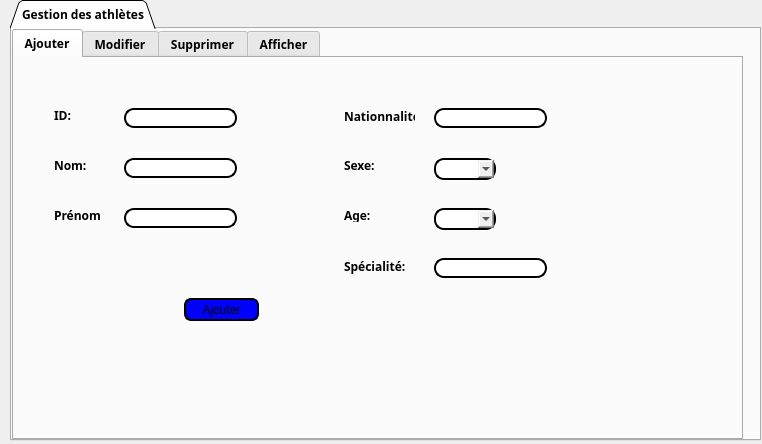
<?xml version="1.0" encoding="UTF-8"?>
<ui version="4.0">
 <class>Dialog</class>
 <widget class="QDialog" name="Dialog">
  <property name="geometry">
   <rect>
    <x>0</x>
    <y>0</y>
    <width>762</width>
    <height>444</height>
   </rect>
  </property>
  <property name="windowTitle">
   <string>Dialog</string>
  </property>
  <widget class="QTabWidget" name="tabWidget">
   <property name="geometry">
    <rect>
     <x>10</x>
     <y>0</y>
     <width>751</width>
     <height>441</height>
    </rect>
   </property>
   <property name="font">
    <font>
     <family>Arial Nova Cond</family>
     <pointsize>9</pointsize>
     <weight>75</weight>
     <bold>true</bold>
    </font>
   </property>
   <property name="tabPosition">
    <enum>QTabWidget::North</enum>
   </property>
   <property name="tabShape">
    <enum>QTabWidget::Triangular</enum>
   </property>
   <property name="currentIndex">
    <number>0</number>
   </property>
   <widget class="QWidget" name="tab">
    <attribute name="title">
     <string>Gestion des athlètes</string>
    </attribute>
    <widget class="QTabWidget" name="tabWidget_2">
     <property name="geometry">
      <rect>
       <x>0</x>
       <y>0</y>
       <width>731</width>
       <height>411</height>
      </rect>
     </property>
     <property name="tabPosition">
      <enum>QTabWidget::North</enum>
     </property>
     <property name="tabShape">
      <enum>QTabWidget::Rounded</enum>
     </property>
     <property name="currentIndex">
      <number>0</number>
     </property>
     <widget class="QWidget" name="tab_2">
      <attribute name="title">
       <string>Ajouter</string>
      </attribute>
      <widget class="QLabel" name="label_4">
       <property name="geometry">
        <rect>
         <x>40</x>
         <y>150</y>
         <width>47</width>
         <height>14</height>
        </rect>
       </property>
       <property name="text">
        <string>Prénom:</string>
       </property>
      </widget>
      <widget class="QLabel" name="label_5">
       <property name="geometry">
        <rect>
         <x>330</x>
         <y>100</y>
         <width>47</width>
         <height>14</height>
        </rect>
       </property>
       <property name="text">
        <string>Sexe:</string>
       </property>
      </widget>
      <widget class="QPushButton" name="pushButton_Ajouter">
       <property name="geometry">
        <rect>
         <x>170</x>
         <y>240</y>
         <width>75</width>
         <height>23</height>
        </rect>
       </property>
       <property name="styleSheet">
        <string notr="true">background-color:blue;
color:black;
border-style:outset;
border-width: 2px;
border-radius: 7px</string>
       </property>
       <property name="text">
        <string>Ajouter</string>
       </property>
      </widget>
      <widget class="QLabel" name="label_6">
       <property name="geometry">
        <rect>
         <x>330</x>
         <y>150</y>
         <width>47</width>
         <height>14</height>
        </rect>
       </property>
       <property name="text">
        <string>Age:</string>
       </property>
      </widget>
      <widget class="QLabel" name="label_7">
       <property name="geometry">
        <rect>
         <x>40</x>
         <y>100</y>
         <width>47</width>
         <height>14</height>
        </rect>
       </property>
       <property name="text">
        <string>Nom:</string>
       </property>
      </widget>
      <widget class="QLineEdit" name="lineEdit_Nom_ajout">
       <property name="geometry">
        <rect>
         <x>110</x>
         <y>100</y>
         <width>113</width>
         <height>20</height>
        </rect>
       </property>
       <property name="styleSheet">
        <string notr="true">color:black;
border-style:outset;
border-width: 2px;
border-radius: 10px</string>
       </property>
      </widget>
      <widget class="QLabel" name="label_8">
       <property name="geometry">
        <rect>
         <x>330</x>
         <y>50</y>
         <width>71</width>
         <height>16</height>
        </rect>
       </property>
       <property name="text">
        <string>Nationnalité:</string>
       </property>
      </widget>
      <widget class="QLineEdit" name="lineEdit_prenom_ajout">
       <property name="geometry">
        <rect>
         <x>110</x>
         <y>150</y>
         <width>113</width>
         <height>20</height>
        </rect>
       </property>
       <property name="styleSheet">
        <string notr="true">color:black;
border-style:outset;
border-width: 2px;
border-radius: 10px</string>
       </property>
      </widget>
      <widget class="QComboBox" name="comboBox_sexe_ajout">
       <property name="geometry">
        <rect>
         <x>420</x>
         <y>100</y>
         <width>62</width>
         <height>22</height>
        </rect>
       </property>
       <property name="styleSheet">
        <string notr="true">color:black;
border-style:outset;
border-width: 2px;
border-radius: 10px</string>
       </property>
       <item>
        <property name="text">
         <string/>
        </property>
       </item>
       <item>
        <property name="text">
         <string>Masculin</string>
        </property>
       </item>
       <item>
        <property name="text">
         <string>Feminin</string>
        </property>
       </item>
       <item>
        <property name="text">
         <string>Autre</string>
        </property>
       </item>
      </widget>
      <widget class="QLineEdit" name="lineEdit_nation_ajout">
       <property name="geometry">
        <rect>
         <x>420</x>
         <y>50</y>
         <width>113</width>
         <height>20</height>
        </rect>
       </property>
       <property name="styleSheet">
        <string notr="true">color:black;
border-style:outset;
border-width: 2px;
border-radius: 10px</string>
       </property>
      </widget>
      <widget class="QComboBox" name="comboBox_age_ajout">
       <property name="geometry">
        <rect>
         <x>420</x>
         <y>150</y>
         <width>62</width>
         <height>22</height>
        </rect>
       </property>
       <property name="styleSheet">
        <string notr="true">color:black;
border-style:outset;
border-width: 2px;
border-radius: 10px</string>
       </property>
      </widget>
      <widget class="QLabel" name="label_9">
       <property name="geometry">
        <rect>
         <x>40</x>
         <y>50</y>
         <width>47</width>
         <height>14</height>
        </rect>
       </property>
       <property name="text">
        <string>ID:</string>
       </property>
      </widget>
      <widget class="QLineEdit" name="lineEdit_ID_ajout">
       <property name="geometry">
        <rect>
         <x>110</x>
         <y>50</y>
         <width>113</width>
         <height>20</height>
        </rect>
       </property>
       <property name="styleSheet">
        <string notr="true">color:black;
border-style:outset;
border-width: 2px;
border-radius: 10px</string>
       </property>
      </widget>
      <widget class="QLabel" name="label_14">
       <property name="geometry">
        <rect>
         <x>330</x>
         <y>200</y>
         <width>61</width>
         <height>16</height>
        </rect>
       </property>
       <property name="text">
        <string>Spécialité:</string>
       </property>
      </widget>
      <widget class="QLineEdit" name="lineEdit_specielite_ajout">
       <property name="geometry">
        <rect>
         <x>420</x>
         <y>200</y>
         <width>113</width>
         <height>20</height>
        </rect>
       </property>
       <property name="styleSheet">
        <string notr="true">color:black;
border-style:outset;
border-width: 2px;
border-radius: 10px</string>
       </property>
      </widget>
     </widget>
     <widget class="QWidget" name="tab_3">
      <attribute name="title">
       <string>Modifier</string>
      </attribute>
      <widget class="QLabel" name="label_10">
       <property name="geometry">
        <rect>
         <x>30</x>
         <y>30</y>
         <width>47</width>
         <height>14</height>
        </rect>
       </property>
       <property name="text">
        <string>ID:</string>
       </property>
      </widget>
      <widget class="QLabel" name="label_11">
       <property name="geometry">
        <rect>
         <x>30</x>
         <y>70</y>
         <width>47</width>
         <height>14</height>
        </rect>
       </property>
       <property name="text">
        <string>Nom:</string>
       </property>
      </widget>
      <widget class="QLabel" name="label_12">
       <property name="geometry">
        <rect>
         <x>30</x>
         <y>110</y>
         <width>47</width>
         <height>14</height>
        </rect>
       </property>
       <property name="text">
        <string>Prénom:</string>
       </property>
      </widget>
      <widget class="QLabel" name="label_13">
       <property name="geometry">
        <rect>
         <x>300</x>
         <y>30</y>
         <width>71</width>
         <height>16</height>
        </rect>
       </property>
       <property name="text">
        <string>Nationalité:</string>
       </property>
      </widget>
      <widget class="QLabel" name="label_15">
       <property name="geometry">
        <rect>
         <x>300</x>
         <y>70</y>
         <width>47</width>
         <height>14</height>
        </rect>
       </property>
       <property name="text">
        <string>Sexe:</string>
       </property>
      </widget>
      <widget class="QLabel" name="label_16">
       <property name="geometry">
        <rect>
         <x>300</x>
         <y>110</y>
         <width>47</width>
         <height>14</height>
        </rect>
       </property>
       <property name="text">
        <string>Age:</string>
       </property>
      </widget>
      <widget class="QLineEdit" name="lineEdit_id_modifier">
       <property name="geometry">
        <rect>
         <x>90</x>
         <y>30</y>
         <width>113</width>
         <height>20</height>
        </rect>
       </property>
       <property name="styleSheet">
        <string notr="true">color:black;
border-style:outset;
border-width: 2px;
border-radius: 10px</string>
       </property>
      </widget>
      <widget class="QLineEdit" name="lineEdit_nom_modifier">
       <property name="geometry">
        <rect>
         <x>90</x>
         <y>70</y>
         <width>113</width>
         <height>20</height>
        </rect>
       </property>
       <property name="styleSheet">
        <string notr="true">color:black;
border-style:outset;
border-width: 2px;
border-radius: 10px</string>
       </property>
      </widget>
      <widget class="QLineEdit" name="lineEdit_prenom_modifier">
       <property name="geometry">
        <rect>
         <x>90</x>
         <y>110</y>
         <width>113</width>
         <height>20</height>
        </rect>
       </property>
       <property name="styleSheet">
        <string notr="true">color:black;
border-style:outset;
border-width: 2px;
border-radius: 10px</string>
       </property>
      </widget>
      <widget class="QLineEdit" name="lineEdit_ntionalite_mofier">
       <property name="geometry">
        <rect>
         <x>390</x>
         <y>30</y>
         <width>113</width>
         <height>20</height>
        </rect>
       </property>
       <property name="styleSheet">
        <string notr="true">color:black;
border-style:outset;
border-width: 2px;
border-radius: 10px</string>
       </property>
      </widget>
      <widget class="QPushButton" name="pushButton_6">
       <property name="geometry">
        <rect>
         <x>230</x>
         <y>210</y>
         <width>75</width>
         <height>23</height>
        </rect>
       </property>
       <property name="styleSheet">
        <string notr="true">background-color:blue;
color:black;
border-style:outset;
border-width: 2px;
border-radius: 7px</string>
       </property>
       <property name="text">
        <string>Modifier</string>
       </property>
      </widget>
      <widget class="QLabel" name="label_17">
       <property name="geometry">
        <rect>
         <x>300</x>
         <y>150</y>
         <width>61</width>
         <height>16</height>
        </rect>
       </property>
       <property name="text">
        <string>Spécialité:</string>
       </property>
      </widget>
      <widget class="QLineEdit" name="lineEdit_specialite_modifier">
       <property name="geometry">
        <rect>
         <x>390</x>
         <y>150</y>
         <width>113</width>
         <height>20</height>
        </rect>
       </property>
       <property name="styleSheet">
        <string notr="true">color:black;
border-style:outset;
border-width: 2px;
border-radius: 10px</string>
       </property>
      </widget>
      <widget class="QComboBox" name="comboBox_sexe_modifier">
       <property name="geometry">
        <rect>
         <x>390</x>
         <y>70</y>
         <width>62</width>
         <height>22</height>
        </rect>
       </property>
       <property name="styleSheet">
        <string notr="true">color:black;
border-style:outset;
border-width: 2px;
border-radius: 10px</string>
       </property>
       <item>
        <property name="text">
         <string>Masculin </string>
        </property>
       </item>
       <item>
        <property name="text">
         <string>Feminin </string>
        </property>
       </item>
       <item>
        <property name="text">
         <string>autres</string>
        </property>
       </item>
      </widget>
      <widget class="QComboBox" name="comboBox_age_modifier">
       <property name="geometry">
        <rect>
         <x>390</x>
         <y>110</y>
         <width>62</width>
         <height>22</height>
        </rect>
       </property>
       <property name="styleSheet">
        <string notr="true">color:black;
border-style:outset;
border-width: 2px;
border-radius: 10px</string>
       </property>
       <item>
        <property name="text">
         <string/>
        </property>
       </item>
      </widget>
     </widget>
     <widget class="QWidget" name="tab_4">
      <attribute name="title">
       <string>Supprimer</string>
      </attribute>
      <widget class="QLineEdit" name="lineEdit_5">
       <property name="geometry">
        <rect>
         <x>90</x>
         <y>20</y>
         <width>381</width>
         <height>31</height>
        </rect>
       </property>
       <property name="styleSheet">
        <string notr="true">color:black;
border-style:outset;
border-width: 2px;
border-radius: 10px</string>
       </property>
      </widget>
      <widget class="QPushButton" name="pushButton_5">
       <property name="geometry">
        <rect>
         <x>250</x>
         <y>80</y>
         <width>75</width>
         <height>23</height>
        </rect>
       </property>
       <property name="styleSheet">
        <string notr="true">background-color:blue;
color:black;
border-style:outset;
border-width: 2px;
border-radius: 7px</string>
       </property>
       <property name="text">
        <string>Supprimer</string>
       </property>
      </widget>
     </widget>
     <widget class="QWidget" name="tab_5">
      <attribute name="title">
       <string>Afficher</string>
      </attribute>
      <widget class="QTableView" name="tableView">
       <property name="geometry">
        <rect>
         <x>10</x>
         <y>20</y>
         <width>351</width>
         <height>351</height>
        </rect>
       </property>
      </widget>
      <widget class="QLabel" name="label_18">
       <property name="geometry">
        <rect>
         <x>390</x>
         <y>50</y>
         <width>47</width>
         <height>14</height>
        </rect>
       </property>
       <property name="text">
        <string>Trier:</string>
       </property>
      </widget>
      <widget class="QComboBox" name="comboBox">
       <property name="geometry">
        <rect>
         <x>450</x>
         <y>50</y>
         <width>62</width>
         <height>22</height>
        </rect>
       </property>
       <item>
        <property name="text">
         <string>nom</string>
        </property>
       </item>
       <item>
        <property name="text">
         <string>nationalité</string>
        </property>
       </item>
       <item>
        <property name="text">
         <string>ID</string>
        </property>
       </item>
       <item>
        <property name="text">
         <string>age</string>
        </property>
       </item>
      </widget>
      <widget class="QLabel" name="label">
       <property name="geometry">
        <rect>
         <x>370</x>
         <y>130</y>
         <width>81</width>
         <height>16</height>
        </rect>
       </property>
       <property name="text">
        <string>Rechercher</string>
       </property>
      </widget>
      <widget class="QLineEdit" name="lineEdit_recherche">
       <property name="geometry">
        <rect>
         <x>450</x>
         <y>130</y>
         <width>261</width>
         <height>20</height>
        </rect>
       </property>
       <property name="styleSheet">
        <string notr="true">color:black;
border-style:outset;
border-width: 2px;
border-radius: 10px</string>
       </property>
      </widget>
     </widget>
    </widget>
   </widget>
  </widget>
 </widget>
 <resources/>
 <connections/>
</ui>
